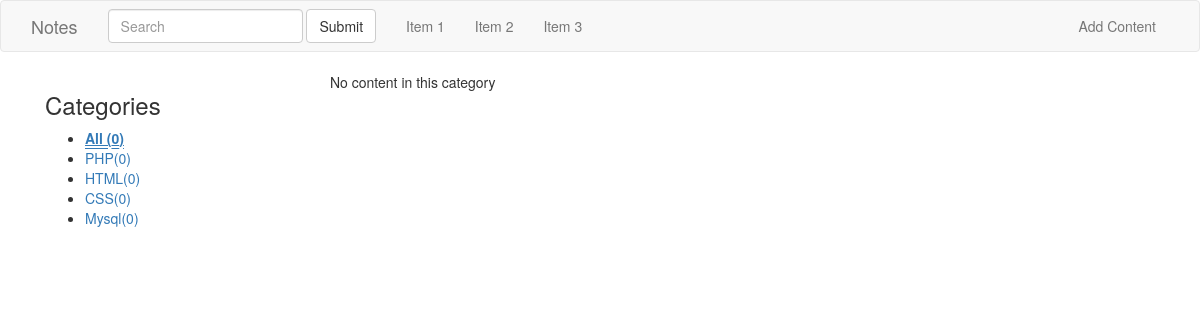
The page / on the database its author committed.
### tables this page shows
CREATE TABLE IF NOT EXISTS `category` (
  `category_id` int(11) NOT NULL,
  `category_name` varchar(25) NOT NULL
);

### index.php (the view, shortened to what this page needs)
<?php
include("header.php");
?>
<div class="container">
	<div class="col-sm-3">
		<h3>Categories</h3>
		<ul>
			<li>
				<a href="index.php" class="<?= isset($cat)!=true?'selected':'';?>">
				All (<?=get_num_rows("content", "1=1");?>)
				</a>
			</li>
			<?php
			$cat_query = mysqli_query($conx, "SELECT * FROM category");
			if($cat_query && mysqli_num_rows($cat_query)>0)
			{
				while($row = mysqli_fetch_array($cat_query, 1))
				{
					extract($row);
					$content_count =  get_num_rows("content", "category_id=$category_id");
					echo "<li>";
					if(isset($cat) and $category_id == $cat)
					{
						echo "<a href='index.php?cat=$category_id' class='selected'>$category_name ($content_count)</a>";
						$cat_name = $category_name;
					}else
					{
						echo "<a href='index.php?cat=$category_id'>$category_name($content_count)</a>";
					}
					echo "</li>";
				}
			}
			?>
		</ul>
	</div>
	<div class="col-sm-6">
		<?php
		$content_where = " content.category_id = category.category_id ";
		$content_query = mysqli_query($conx, "SELECT content.*, category.category_name as content_category_name FROM content,  category WHERE  $content_where ORDER BY `content`.`content_date` DESC");
		if($content_query and mysqli_num_rows($content_query)>0)
		{
			while($row = mysqli_fetch_array($content_query, 1))
			{
				extract($row);
				$href = "content.php?con=$content_id";
		?>
		<div class='home-content'>
			<div class="content-title">
				<h3>
					<a href="<?=$href;?>"><?=$content_title?></a>
				</h3>
			</div>
			<div class="content-body">
				<?= substr($content_body, 0, 200);?>
				<br>
				<a href="<?=$href;?>">Read more..</a>
			</div>
			<div class='read-more'>
			</div>
		</div>
		<?php
			}
		}else
		{
			echo "<p>No content in this category</p>";
		}
		?>
	</div>
	<div class="col-sm-3">
	</div>
</div>
<?php
include("footer.php");
?>

### header.php (shortened to what this page needs)
<?php
require_once("conf.php");
require_once("includes/php/functions.php");
$default_styles[] = "includes/libraries/bootstrap/css/bootstrap.min.css";
$default_styles[] = "includes/css/style.css";
$STYLES = array_merge($default_styles, isset($STYLES)?$STYLES:array());
?><!DOCTYPE html>
<html lang="en">
	<head>
		<?php
		load_styleSheets($STYLES);
		?>
	</head>
	<body>
		<nav class="navbar navbar-default">
			<div class="container-fluid">
				<div class="container">
					<div class="navbar-header">
						<a class="navbar-brand" href="./"><?= SITE_NAME?></a>
					</div>
					<div class="collapse navbar-collapse" id="bs-example-navbar-collapse-1">
						<form class="navbar-form navbar-left">
							<div class="form-group">
								<input type="text" class="form-control" placeholder="Search">
							</div>
							<button type="submit" class="btn btn-default">Submit</button>
						</form>
						<ul class="navbar-nav nav">
							<li><a href="">Item 1</a></li>
							<li><a href="">Item 2</a></li>
							<li><a href="">Item 3</a></li>
						</ul>
						<ul class="navbar-nav nav navbar-right">
							<li>
								<a href="content_add.php">Add Content</a>
							</li>
						</ul>
					</div>
				</div>
			</div>
		</nav>

### includes/php/functions.php (shortened to what this page needs)
<?php
function load_styleSheets($STYLES)
{
	for($i=0;$i<count($STYLES);$i++)
	{
		$style = $STYLES[$i];
		echo "<link href='$style' rel='stylesheet'/>";
	}
}
function get_num_rows($table, $where)
{
	global $conx;
	$query = "SELECT COUNT(*) as total FROM $table WHERE $where";
	$query = mysqli_query($conx, $query);
	if($query and mysqli_num_rows($query)>0)
	{
		$row =  mysqli_fetch_array($query);
		return $row["total"];
	}
}

### footer.php (shortened to what this page needs)
	</body>
</html>

### index.php (style rules this page uses)
a.selected { font-weight: bolder; text-decoration:underline; text-decoration-style: double; }

### rows shown on the page
category: category_name "PHP", content_count "0"
category: category_name "HTML", content_count "0"
category: category_name "CSS", content_count "0"
category: category_name "Mysql", content_count "0"

### other values the page prints
SITE_NAME "Notes"
get_num_rows("content", "1=1") "0"
